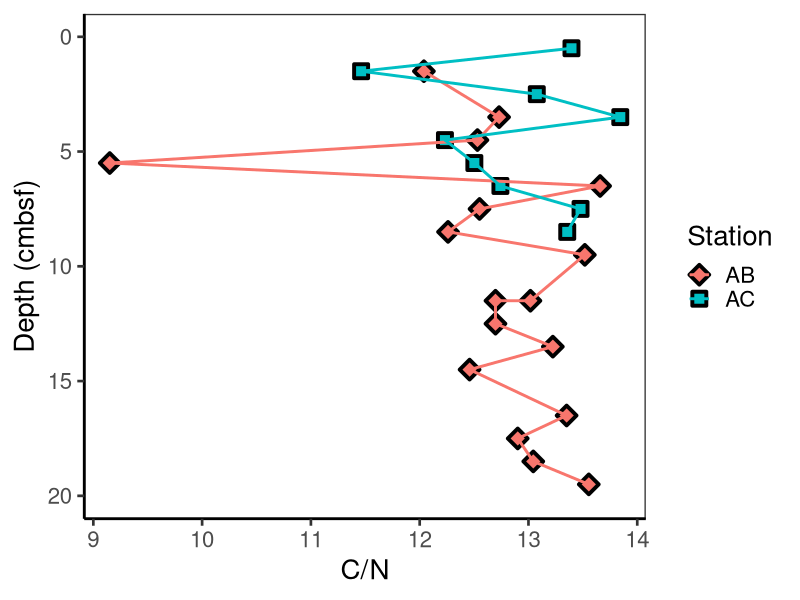
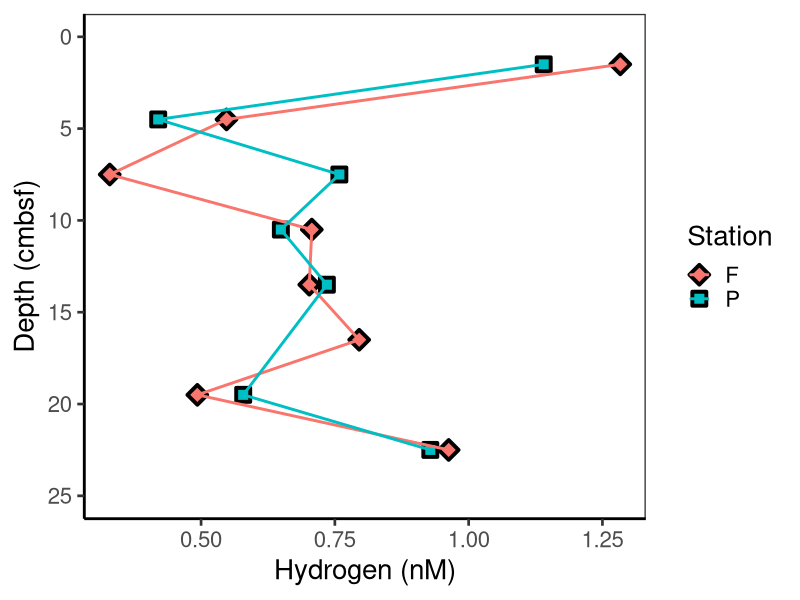
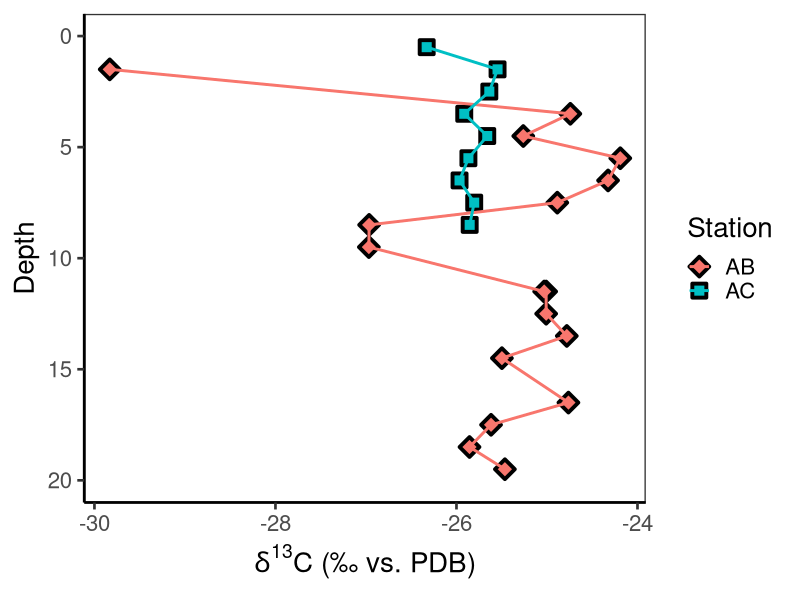
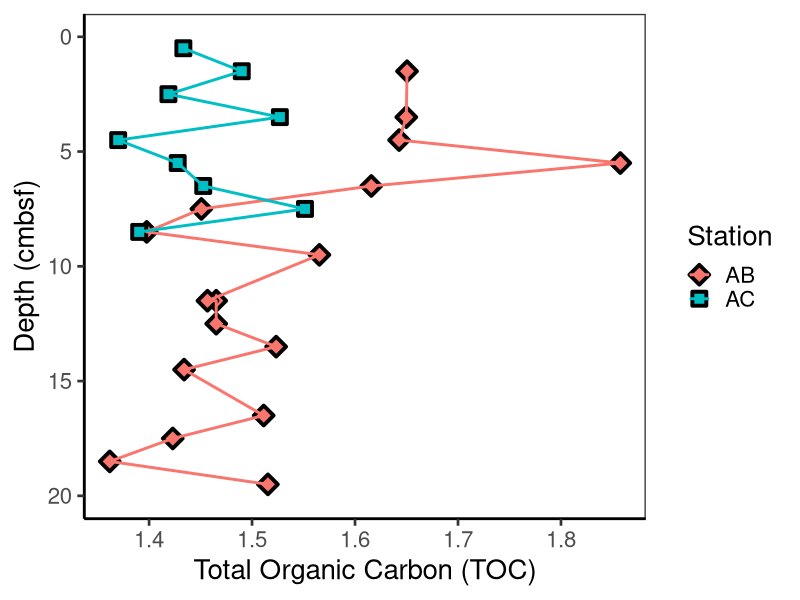

These charts were generated, in order, by the following R code:
#Joy Buongiorno
#jbuongior21@gmail.com
#Geochemistry plots

library(ggplot2)
org_chem<-read.csv("TOC.csv")
#####################################################################
  hyd<-read.csv("Hydrogen.csv")
KF_H<-subset(hyd, Fjord %in% c("KF"))
head(KF_H)
VK_H<-hyd[1:27,]
KF_H_plot<-ggplot(KF_H, aes(x=Depth, y=Hydrogen, shape=Station, color=Station)) + 
  geom_point(aes(fill=Station), colour="black", size=4, stroke=2) +
  scale_shape_manual(values = c(23, 22)) +
  theme_bw(base_size = 20) +
  theme(panel.grid.major = element_blank(), panel.grid.minor = element_blank(),
        panel.background = element_blank(), axis.line = element_line(colour = "black")) +
  theme(text = element_text(size=20)) +
  scale_x_reverse(limits=c(25, 0)) +
  geom_line(aes(color=Station, linetype=Station)) +
  geom_line(size=1) +
  labs(x="Depth (cmbsf)", y= "Hydrogen (nM)") +
  coord_flip()
##########################organic isotopes, KF ####################
KF<-org_chem[1:26,]
KF_plot<-ggplot(KF, aes(x=Depth, y=d13C, shape=Station, color=Station)) +
  geom_point(aes(fill=Station), colour="black", size=4, stroke=2) +
  scale_shape_manual(values = c(23, 22)) +
  theme_bw(base_size = 20) +
  theme(panel.grid.major = element_blank(), panel.grid.minor = element_blank(),
        panel.background = element_blank(), axis.line = element_line(colour = "black")) +
  theme(text = element_text(size=20)) +
  scale_x_reverse(limits=c(20, 0)) +
  geom_line(aes(color=Station, linetype=Station)) +
  geom_line(size=1) +
  coord_flip() +
labs(x="Depth", y=expression(paste(delta^{13}, "C (\u2030 vs. PDB)")))
##################### TOC, KF ###################3
KF_TOC_plot<-ggplot(KF, aes(x=Depth, y=TOC, shape=Station, color=Station)) +
  geom_point(aes(fill=Station), colour="black", size=4, stroke=2) +
  scale_shape_manual(values = c(23, 22)) +
  theme_bw(base_size = 20) +
  theme(panel.grid.major = element_blank(), panel.grid.minor = element_blank(),
        panel.background = element_blank(), axis.line = element_line(colour = "black")) +
  theme(text = element_text(size=20)) +
  scale_x_reverse(limits=c(20, 0)) +
  geom_line(aes(color=Station, linetype=Station)) +
  geom_line(size=1) +
  labs(x="Depth (cmbsf)", y= "Total Organic Carbon (TOC)") +
  coord_flip()


################C/N, KF ###################

KF_cton_plot<-ggplot(KF, aes(x=Depth, y=CtoN, shape=Station, color=Station)) +
  geom_point(aes(fill=Station), colour="black", size=4, stroke=2) +
  scale_shape_manual(values = c(23, 22)) +
  theme_bw(base_size = 20) +
  theme(panel.grid.major = element_blank(), panel.grid.minor = element_blank(),
        panel.background = element_blank(), axis.line = element_line(colour = "black")) +
  theme(text = element_text(size=20)) +
  scale_x_reverse(limits=c(20, 0)) +
  geom_line(aes(color=Station, linetype=Station)) +
  geom_line(size=1) +
  labs(x="Depth (cmbsf)", y= "C/N") +
  coord_flip()